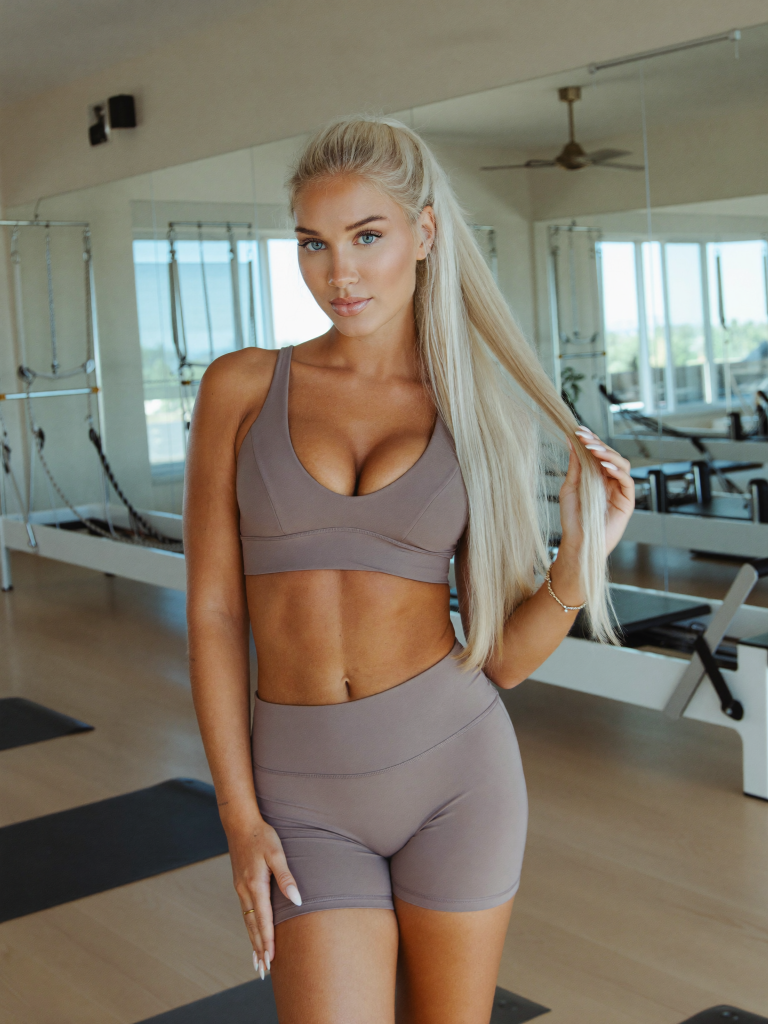
#> input picture kols/brooke-sinclair/images/soul_v1_training/06_pilates_activewear.png, 1536 x 2048 px (shown at 1/2 size)
$ python -i build_avatar.py   (imports and definitions only)
#> lines starting #> are read from the running program, lines starting #| are printed output that depends on the picture
#!/usr/bin/env python3
"""Build a LiveTalking wav2lip avatar from a KOL's portrait.

LiveTalking's avatar builder consumes a **video**, but the KOLs only have still
images. This bridges that gap: it turns a portrait into a base clip, then runs the
upstream generator to produce `full_imgs/ face_imgs/ coords.pkl`.

The base clip supplies the frames wav2lip paints a mouth onto, so its motion is what
makes the avatar look alive (or not):

    --motion static   one held frame. Head is frozen, only the mouth moves. Fast and
                      reliable — use it to prove the pipeline before investing in motion.
    --motion subtle   slow drift + breathing zoom, like a handheld camera. Reads as
                      alive without needing a video model. Default.
    --motion video    you supply a real clip with --video (skips generation entirely);
                      this is the path for LivePortrait / image-to-video output later.

Usage
    python tools/livetalking/build_avatar.py lena-chen
    python tools/livetalking/build_avatar.py lena-chen --motion static --seconds 6
    python tools/livetalking/build_avatar.py lena-chen --motion video --video clip.mp4

Run with the LiveTalking venv (it owns torch + the face detector):
    LiveTalking\\.venv\\Scripts\\python.exe tools\\livetalking\\build_avatar.py lena-chen
"""
from __future__ import annotations

import argparse
import json
import math
import os
import shutil
import subprocess
import sys
from pathlib import Path

REPO = Path(__file__).resolve().parents[2]
LT = REPO / "LiveTalking"

# Match the stock wav2lip256 avatar so performance and VRAM behaviour are identical.
FRAME_W, FRAME_H = 576, 768
FACE_SIZE = 256
FPS = 25


# [24 lines left out: functions ffmpeg_bin, pick_portrait, not called in this run]


def prepare_frame(src: Path, dst: Path) -> None:
    """Centre-crop to the avatar aspect ratio, then resize. Crop rather than squash:
    a stretched face makes the detector's landmarks (and the pasted mouth) wrong."""
#> called with dst = 'out.png'
    from PIL import Image

    im = Image.open(src).convert("RGB")
#> im is the input picture: PIL image 1536x2048 RGB; mean R, G, B 127.4, 119.5, 105.4
    target = FRAME_W / FRAME_H
    w, h = im.size
#> w = 1536; h = 2048
    if w / h > target:                     # too wide -> trim sides
        new_w = int(h * target)
        left = (w - new_w) // 2
        im = im.crop((left, 0, left + new_w, h))
    else:                                  # too tall -> trim from the bottom,
        new_h = int(w / target)            # keeping the head near the top
#> new_h = 2048
        top = int((h - new_h) * 0.15)
#> top = 0
        im = im.crop((0, top, w, top + new_h))
    im = im.resize((FRAME_W, FRAME_H), Image.LANCZOS)
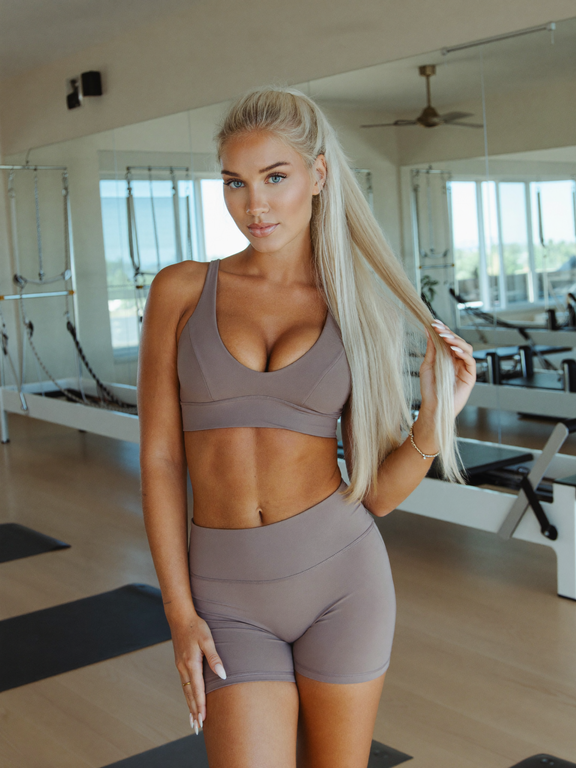
#> im: PIL image 576x768 RGB; mean R, G, B 127.4, 119.5, 105.4
#> (the run stopped early here; a loop or call above may not have finished)

$ run again, on kols/brooke-sinclair/images/soul_v2_verification/05_pilates.png
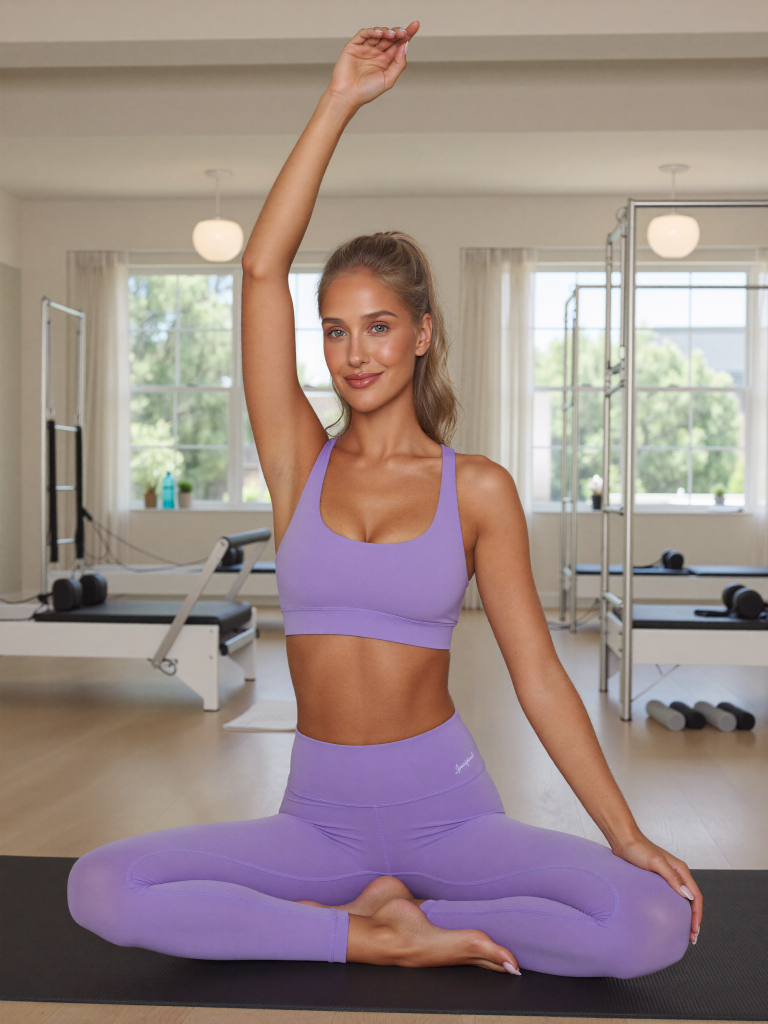
#> input picture kols/brooke-sinclair/images/soul_v2_verification/05_pilates.png, 1536 x 2048 px (shown at 1/2 size)
#> in prepare_frame, im is the input picture: PIL image 1536x2048 RGB; mean R, G, B 154.5, 137.8, 133.7
#> in prepare_frame, `im = im.resize((FRAME_W, FRAME_H), Image.LANCZOS)`:
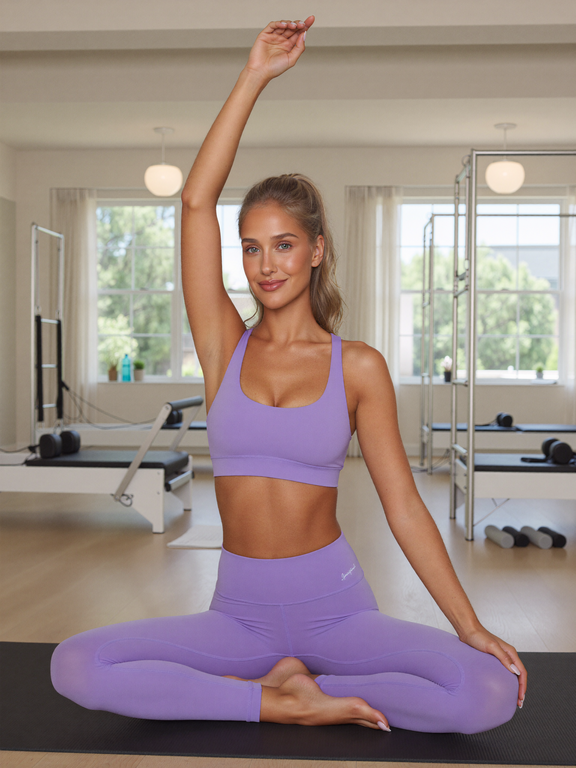
#> im: PIL image 576x768 RGB; mean R, G, B 154.5, 137.8, 133.7

$ run again, on kols/brooke-sinclair/images/soul_v3_content/01_beach_bikini.png
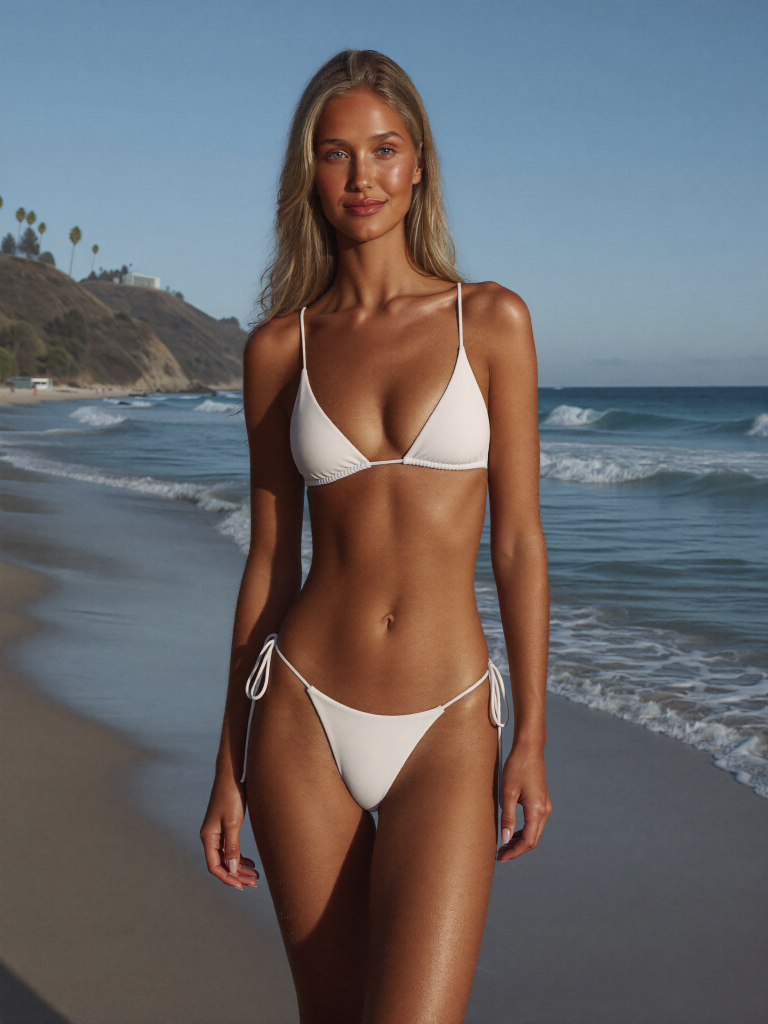
#> input picture kols/brooke-sinclair/images/soul_v3_content/01_beach_bikini.png, 1536 x 2048 px (shown at 1/2 size)
#> in prepare_frame, im is the input picture: PIL image 1536x2048 RGB; mean R, G, B 105.4, 103.4, 105.7
#> in prepare_frame, `im = im.resize((FRAME_W, FRAME_H), Image.LANCZOS)`:
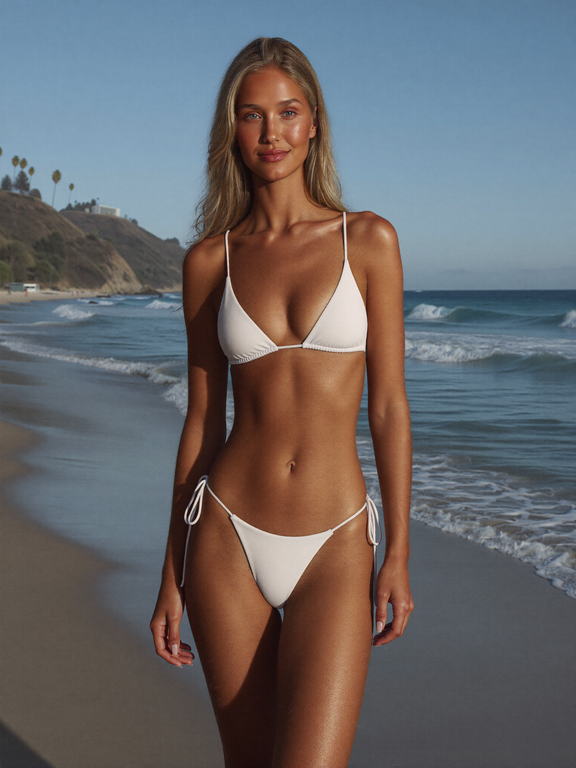
#> im: PIL image 576x768 RGB; mean R, G, B 105.4, 103.4, 105.7

$ run again, on kols/brooke-sinclair/images/soul_v3_content/02_gym_sports_bra.png
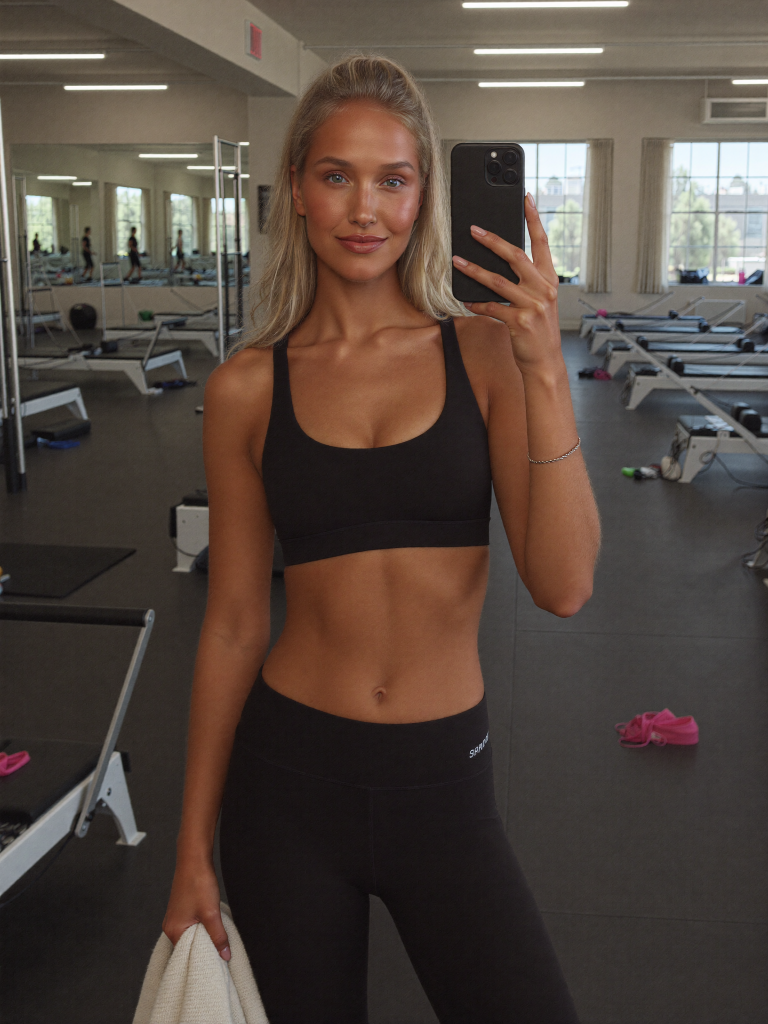
#> input picture kols/brooke-sinclair/images/soul_v3_content/02_gym_sports_bra.png, 1536 x 2048 px (shown at 1/2 size)
#> in prepare_frame, im is the input picture: PIL image 1536x2048 RGB; mean R, G, B 84.1, 71.3, 63.4
#> in prepare_frame, `im = im.resize((FRAME_W, FRAME_H), Image.LANCZOS)`:
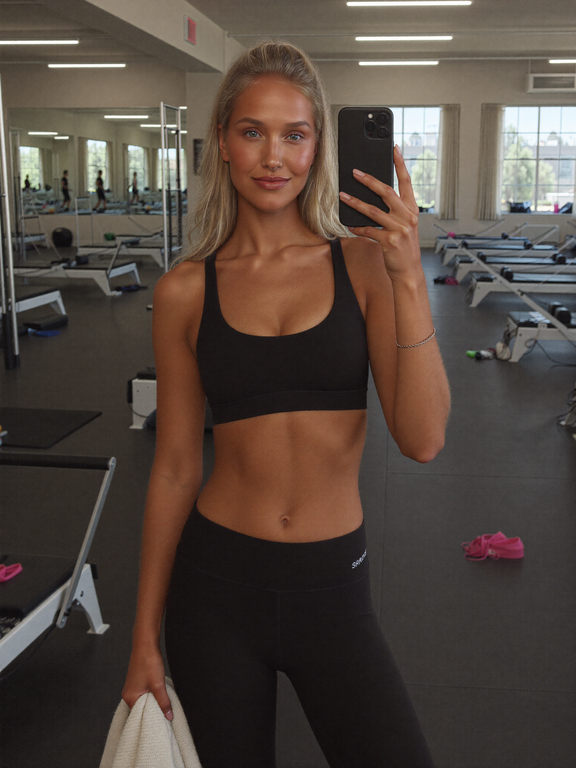
#> im: PIL image 576x768 RGB; mean R, G, B 84.1, 71.3, 63.4
